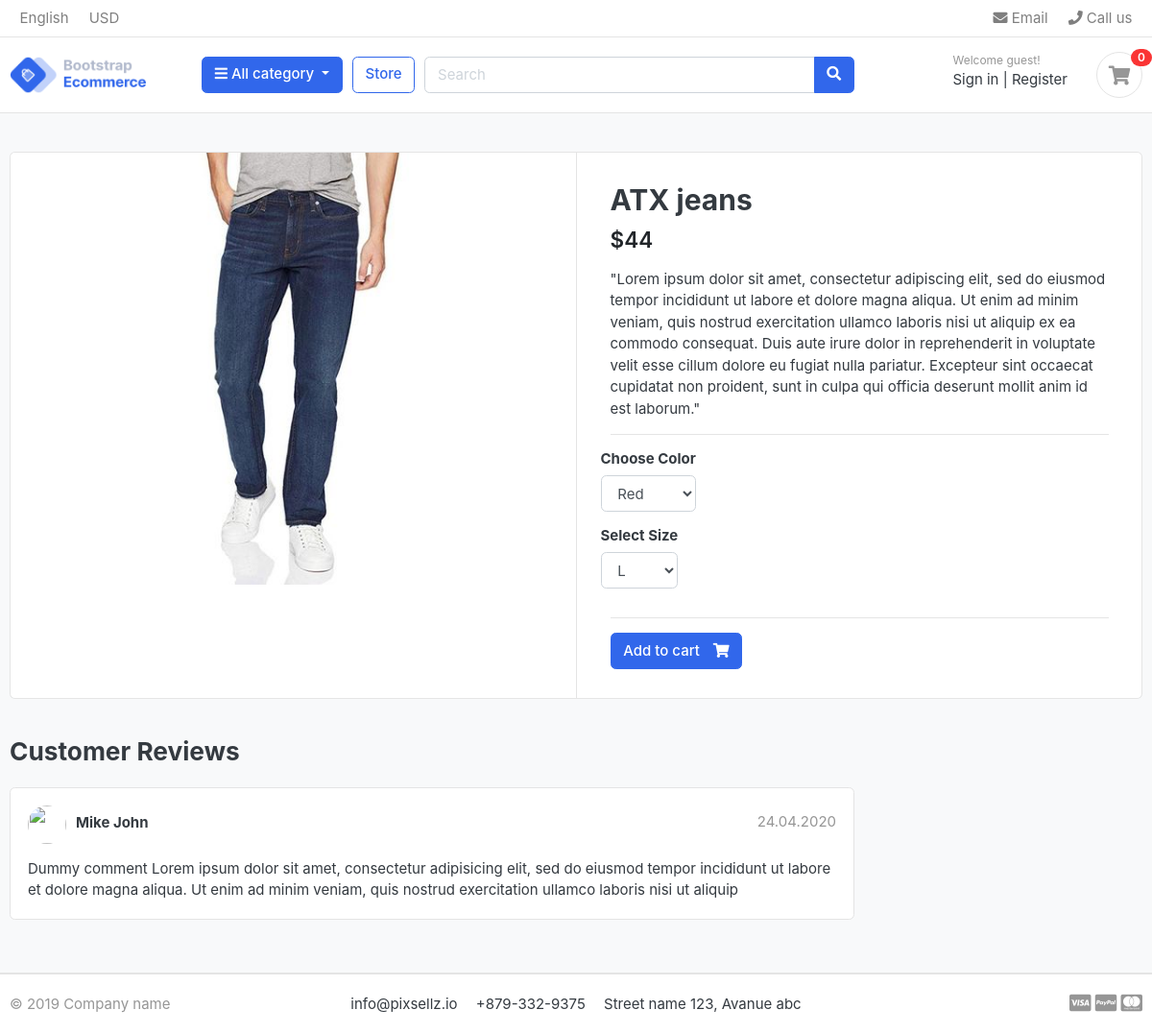
The app's page /store/categories/jeans/atx-jeans with its own data.
### store/models.py (models this page shows, shortened)
class Product(models.Model):
    product_name    = models.CharField(max_length=200, unique=True)
    slug            = models.SlugField(max_length=200, unique=True)
    description     = models.TextField(max_length=500, blank=True)
    price           = models.IntegerField()
    images          = models.ImageField(upload_to='photos/products')
    stock           = models.IntegerField()
    is_available    = models.BooleanField(default=True)
    category        = models.ForeignKey(Category, on_delete=models.CASCADE)
    created_date    = models.DateTimeField(auto_now_add=True)
    modified_date   = models.DateTimeField(auto_now=True)

### store/views.py (the view)
# urls.py: path('categories/<slug:category_slug>/<slug:product_slug>', views.product_detail ,name='product_detail'),
def product_detail(request,category_slug,product_slug):
    try:
       single_product=Product.objects.get(category__slug=category_slug ,slug=product_slug)
       in_cart=CartItem.objects.filter(cart__cart_id=_cart_id(request),product=single_product).exists()
    except Exception as e:
       raise e
    context={
    'single_product':single_product,
    'in_cart':in_cart
    }
    return render(request,'store/product_detail.html',context)

### carts/context_processors.py (called while the page is built)
def counter(request):
    cart_count=0
    try:
     cart=Cart.objects.filter(cart_id=_cart_id(request))
     cart_items=CartItem.objects.all().filter(cart=cart[:1])
    except cart_items.DoesNotExist:
      cart_count=0
    for cart_item in cart_items:
        cart_count+=cart_item.quantity
    return dict(cart_count=cart_count)

### carts/views.py (called while the page is built)
def _cart_id(request):
    cart = request.session.session_key
    if not cart:
        cart = request.session.create()
    return cart

### category/context_processors.py (called while the page is built)
def menu_links(request):
   links=Category.objects.all()
   return dict(links=links)

### category/models.py (called while the page is built)
    def get_url(self):
        return reverse('products_by_category',args=[self.slug])

### templates/store/product_detail.html (shortened to what this page needs)
{% extends 'base.html' %}
{% load static  %}
{% block content %}
<section class="section-content padding-y bg">
<div class="container">
<div class="card">
	<div class="row no-gutters">
		<aside class="col-md-6">
<article class="gallery-wrap">
	<div class="img-big-wrap">
	   <a href="#"><img src="{{single_product.images.url }}"></a>
	</div>
</article>
		</aside>
		<main class="col-md-6 border-left">
<form  action="{% url 'add_cart' single_product.id %}" method="GET">
<article class="content-body">
<h2 class="title">{{single_product.product_name}}</h2>
<div class="mb-3">
	<var class="price h4">${{single_product.price}}</var>
</div>
<p>{{single_product.description}}</p>
<hr>
	<div class="row">
		<div class="item-option-select">
			<h6>Choose Color</h6>
			 <select class="form-control" name="Color">
			 	<option value="red">Red</option>
			 </select>
		</div>
	</div>
	<div class="row">
		<div class="item-option-select">
			<h6>Select Size</h6>
			<select class="form-control" name="Size">
			 <option value="L">L</option>
			</select>
		</div>
	</div>
	<hr>
	{% if single_product.stock < 1 %}
	   <h2 class="text-danger">Out of Stock </h2>
	    {% else %}
		  {% if  in_cart   %}
	      <a href="{%url 'cart'%}" class="btn  btn-success"> <span class="text">View Cart</span> <i class="fas fa-check"></i>  </a>
       {% else %}
		   <button class="btn  btn-primary" type="submit"> <span class="text">Add to cart</span> <i class="fas fa-shopping-cart"></i> </button>
		  {% endif %}
	{% endif %}
</article>
 </form>
		</main>
	</div>
</div>
<br>
<div class="row">
			<div class="col-md-9">
	<header class="section-heading">
		<h3>Customer Reviews </h3>
	</header>
	<article class="box mb-3">
		<div class="icontext w-100">
			<img src="{./images/avatars/avatar1.jpg}" class="img-xs icon rounded-circle">
			<div class="text">
				<span class="date text-muted float-md-right">24.04.2020 </span>
				<h6 class="mb-1">Mike John </h6>
			</div>
		</div>
		<div class="mt-3">
			<p>
				Dummy comment Lorem ipsum dolor sit amet, consectetur adipisicing elit, sed do eiusmod
				tempor incididunt ut labore et dolore magna aliqua. Ut enim ad minim veniam,
				quis nostrud exercitation ullamco laboris nisi ut aliquip
			</p>
		</div>
	</article>
	</div>
</div>
</div>
</section>
{% endblock %}

### greatKart/static/css/ui.css (style rules this page uses)
html { font-family: "Inter", sans-serif; font-size: 15px; }
.content-body { flex: 1 1 auto; padding: 2rem 2.3rem; }
.img-xs, .img-sm, .img-md, .img-lg { -o-object-fit: cover; object-fit: cover; flex-shrink: 0; flex-grow: 0; }
.img-xs { width: 40px; height: 40px; }
.padding-y { padding-top: 40px; padding-bottom: 40px; }
var { font-style: normal; }
article:after, .form-group:after { display: block; clear: both; content: ""; }
.bg { background-color: #f8f9fa; }
.section-heading { margin-bottom: 20px; margin-top: 15px; }
p:last-child { margin-bottom: 0; }
.btn .text + i { margin-left: 10px; }
.icontext { display: inline-flex; align-items: center; vertical-align: middle; }
.icontext .text { width: 100%; line-height: 1.2; }
.icontext .icon { position: relative; margin-right: 10px; flex-shrink: 0; flex-grow: 0; }
.price { font-weight: 600; color: #212529; }
.box { padding: 18px; background: #fff; border-radius: 0.37rem; border: 1px solid #e4e4e4; }
.box img { max-width: 100%; }
.gallery-wrap .img-big-wrap { margin-bottom: 10px; border-radius: 0.37rem; overflow: hidden; background-color: #fff; }
.gallery-wrap .img-big-wrap a { text-align: center; display: block; }
.gallery-wrap .img-big-wrap img { height: 450px; width: auto; display: inline-block; cursor: zoom-in; }
.item-option-select { margin-bottom: 1rem; display: inline-block; margin-right: 15px; }

### records on screen
Product: images (picture), product_name "ATX jeans", price "44", description "\"Lorem ipsum dolor sit amet, consectetur adipiscing elit, sed do eiusmod tempor incididunt ut labore et dolore magna aliqua. Ut enim ad minim veniam, quis nostrud exercitation ullamco laboris nisi ut aliquip ex ea commodo consequat. Duis aute irure dolor in reprehenderit in voluptate velit esse cillum dolore eu fugiat nulla pariatur. Excepteur sint occaecat cupidatat non proident, sunt in culpa qui officia deserunt mollit anim id est laborum.\""

### other values on screen
{{ cart_count }} "0"
